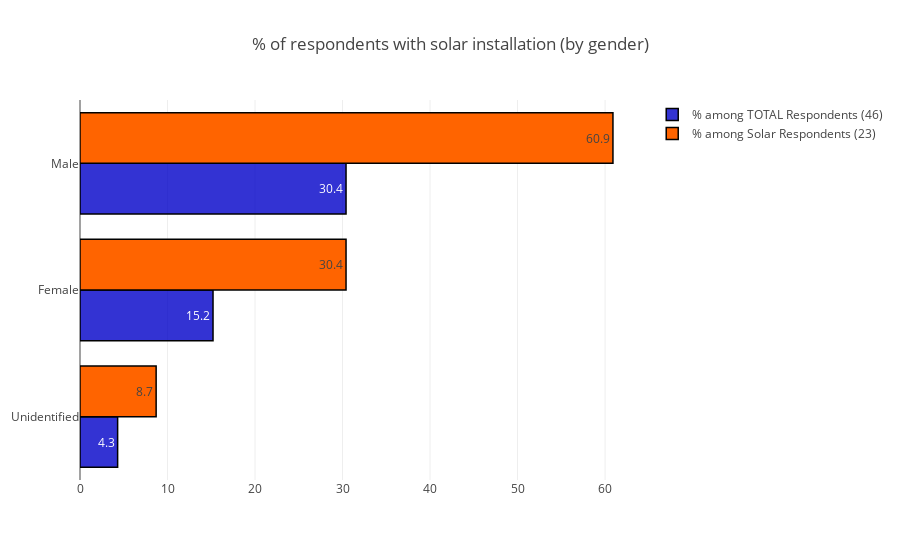

Here is the notebook cell this chart was saved with:
### Code cell
## Horizontal Bar graph showing the percentage of respondents with solar by gender
# create trace1 
trace1 = go.Bar(
                x = df_solar['percent_total_respondents_with_solar_installation'],
                y = df_solar.gender,
                name = "% among TOTAL Respondents (46)",
                marker = dict(color = 'rgba(0, 0, 200, 0.8)',
                             line=dict(color='rgb(0,0,0)',width=1.5)),
                text = df_solar['percent_total_respondents_with_solar_installation'],
                textposition='auto',
                orientation='h')

trace2 = go.Bar(
                x = df_solar_1['percent_respondents_with_solar_installation'],
                y = df_solar_1.gender,
                name = "% among Solar Respondents (23)",
                marker = dict(color = 'rgba(255, 100, 0, 1)',
                             line=dict(color='rgb(0,0,0)',width=1.5)),
                text = df_solar_1['percent_respondents_with_solar_installation'],
                textposition='auto',
                orientation='h')



data = [trace1, trace2]

layout = go.Layout(title = '% of respondents with solar installation (by gender)', 
                   barmode = "group")

fig = go.Figure(data = data, layout = layout)
iplot(fig)

### Figure 1 — Plotly figure (JSON) as saved in the notebook; plotly's stock layout.template omitted (floating-point values rounded to 4 significant figures)
{"data": [{"marker": {"color": "rgba(0, 0, 200, 0.8)", "line": {"color": "rgb(0,0,0)", "width": 1.5}}, "name": "% among TOTAL Respondents (46)", "orientation": "h", "text": [4.3, 15.2, 30.4], "textposition": "auto", "type": "bar", "uid": "0a6205ba-814b-42c5-b89d-08d595cce1d1", "x": [4.3, 15.2, 30.4], "y": ["Unidentified", "Female", "Male"]}, {"marker": {"color": "rgba(255, 100, 0, 1)", "line": {"color": "rgb(0,0,0)", "width": 1.5}}, "name": "% among Solar Respondents (23)", "orientation": "h", "text": [8.7, 30.4, 60.9], "textposition": "auto", "type": "bar", "uid": "a2e41285-798e-49cc-bc4e-00b2edf10419", "x": [8.7, 30.4, 60.9], "y": ["Unidentified", "Female", "Male"]}], "layout": {"barmode": "group", "title": {"text": "% of respondents with solar installation (by gender)"}}}
